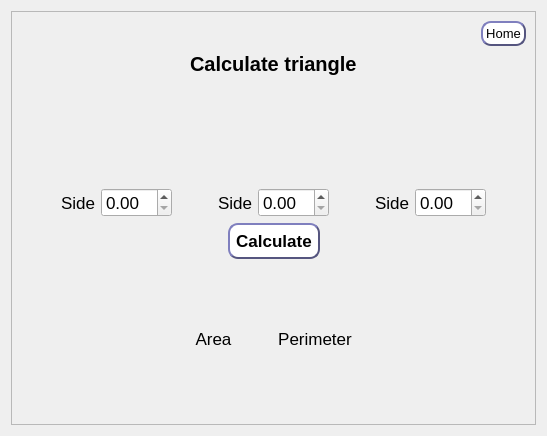
      <widget class="QWidget" name="page_3">
       <layout class="QGridLayout" name="gridLayout_13">
        <item row="1" column="0">
         <widget class="QFrame" name="frame_3">
          <property name="frameShape">
           <enum>QFrame::StyledPanel</enum>
          </property>
          <property name="frameShadow">
           <enum>QFrame::Raised</enum>
          </property>
          <layout class="QGridLayout" name="gridLayout_10">
           <item row="1" column="0">
            <layout class="QVBoxLayout" name="verticalLayout_3">
             <item>
              <layout class="QHBoxLayout" name="horizontalLayout_7">
               <item>
                <spacer name="horizontalSpacer_18">
                 <property name="orientation">
                  <enum>Qt::Horizontal</enum>
                 </property>
                 <property name="sizeHint" stdset="0">
                  <size>
                   <width>40</width>
                   <height>20</height>
                  </size>
                 </property>
                </spacer>
               </item>
               <item>
                <widget class="QLabel" name="label_10">
                 <property name="font">
                  <font>
                   <pointsize>15</pointsize>
                   <weight>75</weight>
                   <bold>true</bold>
                  </font>
                 </property>
                 <property name="text">
                  <string>Calculate triangle</string>
                 </property>
                </widget>
               </item>
               <item>
                <spacer name="horizontalSpacer_19">
                 <property name="orientation">
                  <enum>Qt::Horizontal</enum>
                 </property>
                 <property name="sizeHint" stdset="0">
                  <size>
                   <width>40</width>
                   <height>20</height>
                  </size>
                 </property>
                </spacer>
               </item>
              </layout>
             </item>
             <item>
              <layout class="QGridLayout" name="gridLayout_11">
               <item row="1" column="1">
                <widget class="QLabel" name="label_11">
                 <property name="styleSheet">
                  <string notr="true">background-color:transparent
</string>
                 </property>
                 <property name="text">
                  <string/>
                 </property>
                 <property name="pixmap">
                  <pixmap>../resources/triangle.png</pixmap>
                 </property>
                 <property name="scaledContents">
                  <bool>true</bool>
                 </property>
                </widget>
               </item>
               <item row="1" column="0">
                <spacer name="horizontalSpacer_20">
                 <property name="orientation">
                  <enum>Qt::Horizontal</enum>
                 </property>
                 <property name="sizeHint" stdset="0">
                  <size>
                   <width>40</width>
                   <height>20</height>
                  </size>
                 </property>
                </spacer>
               </item>
               <item row="0" column="1">
                <spacer name="verticalSpacer_8">
                 <property name="orientation">
                  <enum>Qt::Vertical</enum>
                 </property>
                 <property name="sizeHint" stdset="0">
                  <size>
                   <width>20</width>
                   <height>40</height>
                  </size>
                 </property>
                </spacer>
               </item>
               <item row="1" column="2">
                <spacer name="horizontalSpacer_21">
                 <property name="orientation">
                  <enum>Qt::Horizontal</enum>
                 </property>
                 <property name="sizeHint" stdset="0">
                  <size>
                   <width>40</width>
                   <height>20</height>
                  </size>
                 </property>
                </spacer>
               </item>
               <item row="2" column="1">
                <spacer name="verticalSpacer_9">
                 <property name="orientation">
                  <enum>Qt::Vertical</enum>
                 </property>
                 <property name="sizeHint" stdset="0">
                  <size>
                   <width>20</width>
                   <height>40</height>
                  </size>
                 </property>
                </spacer>
               </item>
              </layout>
             </item>
             <item>
              <layout class="QHBoxLayout" name="horizontalLayout_8">
               <item>
                <spacer name="horizontalSpacer_22">
                 <property name="orientation">
                  <enum>Qt::Horizontal</enum>
                 </property>
                 <property name="sizeHint" stdset="0">
                  <size>
                   <width>40</width>
                   <height>20</height>
                  </size>
                 </property>
                </spacer>
               </item>
               <item>
                <widget class="QLabel" name="label_12">
                 <property name="font">
                  <font>
                   <pointsize>13</pointsize>
                  </font>
                 </property>
                 <property name="text">
                  <string>Side</string>
                 </property>
                </widget>
               </item>
               <item>
                <widget class="QDoubleSpinBox" name="doubleSpinBox_2">
                 <property name="font">
                  <font>
                   <pointsize>13</pointsize>
                  </font>
                 </property>
                </widget>
               </item>
               <item>
                <spacer name="horizontalSpacer_29">
                 <property name="orientation">
                  <enum>Qt::Horizontal</enum>
                 </property>
                 <property name="sizeType">
                  <enum>QSizePolicy::Fixed</enum>
                 </property>
                 <property name="sizeHint" stdset="0">
                  <size>
                   <width>40</width>
                   <height>20</height>
                  </size>
                 </property>
                </spacer>
               </item>
               <item>
                <widget class="QLabel" name="label_17">
                 <property name="font">
                  <font>
                   <pointsize>13</pointsize>
                  </font>
                 </property>
                 <property name="text">
                  <string>Side</string>
                 </property>
                </widget>
               </item>
               <item>
                <widget class="QDoubleSpinBox" name="doubleSpinBox_3">
                 <property name="font">
                  <font>
                   <pointsize>13</pointsize>
                  </font>
                 </property>
                </widget>
               </item>
               <item>
                <spacer name="horizontalSpacer_30">
                 <property name="orientation">
                  <enum>Qt::Horizontal</enum>
                 </property>
                 <property name="sizeType">
                  <enum>QSizePolicy::Fixed</enum>
                 </property>
                 <property name="sizeHint" stdset="0">
                  <size>
                   <width>40</width>
                   <height>20</height>
                  </size>
                 </property>
                </spacer>
               </item>
               <item>
                <widget class="QLabel" name="label_18">
                 <property name="font">
                  <font>
                   <pointsize>13</pointsize>
                  </font>
                 </property>
                 <property name="text">
                  <string>Side</string>
                 </property>
                </widget>
               </item>
               <item>
                <widget class="QDoubleSpinBox" name="doubleSpinBox_4">
                 <property name="font">
                  <font>
                   <pointsize>13</pointsize>
                  </font>
                 </property>
                </widget>
               </item>
               <item>
                <spacer name="horizontalSpacer_23">
                 <property name="orientation">
                  <enum>Qt::Horizontal</enum>
                 </property>
                 <property name="sizeHint" stdset="0">
                  <size>
                   <width>40</width>
                   <height>20</height>
                  </size>
                 </property>
                </spacer>
               </item>
              </layout>
             </item>
             <item>
              <layout class="QHBoxLayout" name="horizontalLayout_9">
               <item>
                <spacer name="horizontalSpacer_24">
                 <property name="orientation">
                  <enum>Qt::Horizontal</enum>
                 </property>
                 <property name="sizeHint" stdset="0">
                  <size>
                   <width>40</width>
                   <height>20</height>
                  </size>
                 </property>
                </spacer>
               </item>
               <item>
                <widget class="QPushButton" name="pushButton_3">
                 <property name="font">
                  <font>
                   <pointsize>13</pointsize>
                   <weight>75</weight>
                   <bold>true</bold>
                  </font>
                 </property>
                 <property name="styleSheet">
                  <string notr="true">QPushButton {
background-color:white;
border-style:outset;
border-width:2px;
border-color:rgb(85, 85, 127);
border-radius: 10px;
min-width: 10em;
padding:6px
}
QPushButton:pressed {
    background-color: rgb(156, 166, 255);
    border-style: inset;
}</string>
                 </property>
                 <property name="text">
                  <string>Calculate</string>
                 </property>
                </widget>
               </item>
               <item>
                <spacer name="horizontalSpacer_25">
                 <property name="orientation">
                  <enum>Qt::Horizontal</enum>
                 </property>
                 <property name="sizeHint" stdset="0">
                  <size>
                   <width>40</width>
                   <height>20</height>
                  </size>
                 </property>
                </spacer>
               </item>
              </layout>
             </item>
             <item>
              <widget class="QLabel" name="label_4">
               <property name="font">
                <font>
                 <pointsize>12</pointsize>
                </font>
               </property>
               <property name="text">
                <string/>
               </property>
               <property name="alignment">
                <set>Qt::AlignCenter</set>
               </property>
              </widget>
             </item>
             <item>
              <spacer name="verticalSpacer_10">
               <property name="orientation">
                <enum>Qt::Vertical</enum>
               </property>
               <property name="sizeHint" stdset="0">
                <size>
                 <width>20</width>
                 <height>40</height>
                </size>
               </property>
              </spacer>
             </item>
             <item>
              <layout class="QHBoxLayout" name="horizontalLayout_10">
               <item>
                <spacer name="horizontalSpacer_26">
                 <property name="orientation">
                  <enum>Qt::Horizontal</enum>
                 </property>
                 <property name="sizeHint" stdset="0">
                  <size>
                   <width>40</width>
                   <height>20</height>
                  </size>
                 </property>
                </spacer>
               </item>
               <item>
                <layout class="QGridLayout" name="gridLayout_12">
                 <item row="1" column="2">
                  <widget class="QLabel" name="label_13">
                   <property name="font">
                    <font>
                     <pointsize>13</pointsize>
                     <weight>75</weight>
                     <bold>true</bold>
                    </font>
                   </property>
                   <property name="text">
                    <string/>
                   </property>
                   <property name="alignment">
                    <set>Qt::AlignCenter</set>
                   </property>
                  </widget>
                 </item>
                 <item row="0" column="2">
                  <widget class="QLabel" name="label_14">
                   <property name="font">
                    <font>
                     <pointsize>13</pointsize>
                    </font>
                   </property>
                   <property name="text">
                    <string>Perimeter</string>
                   </property>
                   <property name="alignment">
                    <set>Qt::AlignCenter</set>
                   </property>
                  </widget>
                 </item>
                 <item row="1" column="0">
                  <widget class="QLabel" name="label_15">
                   <property name="font">
                    <font>
                     <pointsize>13</pointsize>
                     <weight>75</weight>
                     <bold>true</bold>
                    </font>
                   </property>
                   <property name="text">
                    <string/>
                   </property>
                   <property name="alignment">
                    <set>Qt::AlignCenter</set>
                   </property>
                  </widget>
                 </item>
                 <item row="0" column="0">
                  <widget class="QLabel" name="label_16">
                   <property name="font">
                    <font>
                     <pointsize>13</pointsize>
                    </font>
                   </property>
                   <property name="text">
                    <string>Area</string>
                   </property>
                   <property name="alignment">
                    <set>Qt::AlignCenter</set>
                   </property>
                  </widget>
                 </item>
                 <item row="0" column="1">
                  <spacer name="horizontalSpacer_27">
                   <property name="orientation">
                    <enum>Qt::Horizontal</enum>
                   </property>
                   <property name="sizeType">
                    <enum>QSizePolicy::Fixed</enum>
                   </property>
                   <property name="sizeHint" stdset="0">
                    <size>
                     <width>40</width>
                     <height>20</height>
                    </size>
                   </property>
                  </spacer>
                 </item>
                </layout>
               </item>
               <item>
                <spacer name="horizontalSpacer_28">
                 <property name="orientation">
                  <enum>Qt::Horizontal</enum>
                 </property>
                 <property name="sizeHint" stdset="0">
                  <size>
                   <width>40</width>
                   <height>20</height>
                  </size>
                 </property>
                </spacer>
               </item>
              </layout>
             </item>
            </layout>
           </item>
           <item row="2" column="0">
            <spacer name="verticalSpacer_11">
             <property name="orientation">
              <enum>Qt::Vertical</enum>
             </property>
             <property name="sizeHint" stdset="0">
              <size>
               <width>20</width>
               <height>40</height>
              </size>
             </property>
            </spacer>
           </item>
           <item row="0" column="0">
            <layout class="QHBoxLayout" name="horizontalLayout_6">
             <item>
              <spacer name="horizontalSpacer_10">
               <property name="orientation">
                <enum>Qt::Horizontal</enum>
               </property>
               <property name="sizeHint" stdset="0">
                <size>
                 <width>40</width>
                 <height>20</height>
                </size>
               </property>
              </spacer>
             </item>
             <item>
              <widget class="QPushButton" name="pushButton_9">
               <property name="font">
                <font>
                 <pointsize>10</pointsize>
                </font>
               </property>
               <property name="styleSheet">
                <string notr="true">QPushButton {
background-color:white;
border-style:outset;
border-width:2px;
border-color:rgb(85, 85, 127);
border-radius: 10px;
min-width: 5em;
padding:3px
}
QPushButton:pressed {
    background-color: rgb(156, 166, 255);
    border-style: inset;
}</string>
               </property>
               <property name="text">
                <string>Home</string>
               </property>
              </widget>
             </item>
            </layout>
           </item>
          </layout>
         </widget>
        </item>
       </layout>
      </widget>
